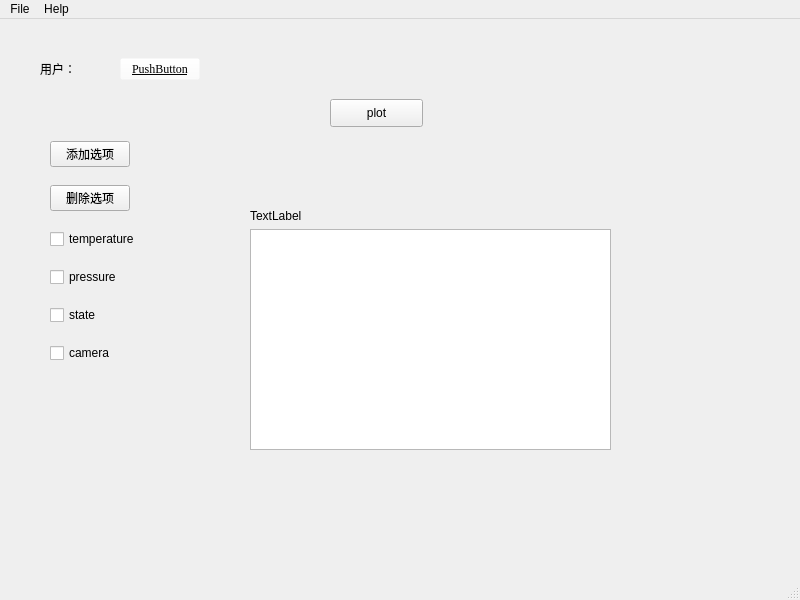
<?xml version="1.0" encoding="UTF-8"?>
<ui version="4.0">
 <class>MainWin</class>
 <widget class="QMainWindow" name="MainWin">
  <property name="geometry">
   <rect>
    <x>0</x>
    <y>0</y>
    <width>800</width>
    <height>600</height>
   </rect>
  </property>
  <property name="windowTitle">
   <string>MainWin</string>
  </property>
  <property name="windowIcon">
   <iconset>
    <normaloff>nakelulu.jpg</normaloff>nakelulu.jpg</iconset>
  </property>
  <widget class="QWidget" name="centralwidget">
   <widget class="QWidget" name="verticalLayoutWidget">
    <property name="geometry">
     <rect>
      <x>50</x>
      <y>110</y>
      <width>171</width>
      <height>251</height>
     </rect>
    </property>
    <layout class="QVBoxLayout" name="verticalLayout">
     <item>
      <widget class="QPushButton" name="pushButton_additem">
       <property name="sizePolicy">
        <sizepolicy hsizetype="Fixed" vsizetype="Fixed">
         <horstretch>0</horstretch>
         <verstretch>0</verstretch>
        </sizepolicy>
       </property>
       <property name="text">
        <string>添加选项</string>
       </property>
      </widget>
     </item>
     <item>
      <widget class="QPushButton" name="pushButton_deleteitem">
       <property name="sizePolicy">
        <sizepolicy hsizetype="Fixed" vsizetype="Fixed">
         <horstretch>0</horstretch>
         <verstretch>0</verstretch>
        </sizepolicy>
       </property>
       <property name="text">
        <string>删除选项</string>
       </property>
      </widget>
     </item>
     <item>
      <widget class="QCheckBox" name="checkBox">
       <property name="text">
        <string>temperature</string>
       </property>
      </widget>
     </item>
     <item>
      <widget class="QCheckBox" name="checkBox_2">
       <property name="text">
        <string>pressure</string>
       </property>
      </widget>
     </item>
     <item>
      <widget class="QCheckBox" name="checkBox_3">
       <property name="text">
        <string>state</string>
       </property>
      </widget>
     </item>
     <item>
      <widget class="QCheckBox" name="checkBox_4">
       <property name="text">
        <string>camera</string>
       </property>
      </widget>
     </item>
    </layout>
   </widget>
   <widget class="QPushButton" name="pushButton_plot">
    <property name="geometry">
     <rect>
      <x>330</x>
      <y>80</y>
      <width>93</width>
      <height>28</height>
     </rect>
    </property>
    <property name="sizePolicy">
     <sizepolicy hsizetype="Expanding" vsizetype="Expanding">
      <horstretch>0</horstretch>
      <verstretch>0</verstretch>
     </sizepolicy>
    </property>
    <property name="text">
     <string>plot</string>
    </property>
   </widget>
   <widget class="QWidget" name="verticalLayoutWidget_2">
    <property name="geometry">
     <rect>
      <x>250</x>
      <y>190</y>
      <width>361</width>
      <height>241</height>
     </rect>
    </property>
    <layout class="QVBoxLayout" name="verticalLayout_2">
     <item>
      <widget class="QLabel" name="label">
       <property name="text">
        <string>TextLabel</string>
       </property>
      </widget>
     </item>
     <item>
      <widget class="QTextBrowser" name="textBrowser">
       <property name="frameShape">
        <enum>QFrame::StyledPanel</enum>
       </property>
      </widget>
     </item>
    </layout>
   </widget>
   <widget class="QWidget" name="horizontalLayoutWidget">
    <property name="geometry">
     <rect>
      <x>40</x>
      <y>10</y>
      <width>160</width>
      <height>80</height>
     </rect>
    </property>
    <layout class="QHBoxLayout" name="horizontalLayout">
     <item>
      <widget class="QLabel" name="label_2">
       <property name="text">
        <string>用户：</string>
       </property>
      </widget>
     </item>
     <item>
      <widget class="QPushButton" name="pushButton_user">
       <property name="font">
        <font>
         <family>Times New Roman</family>
         <underline>true</underline>
        </font>
       </property>
       <property name="cursor">
        <cursorShape>PointingHandCursor</cursorShape>
       </property>
       <property name="styleSheet">
        <string notr="true">QPushButton{
	background-color: rgba(255, 255, 255, 0);
}</string>
       </property>
       <property name="text">
        <string>PushButton</string>
       </property>
      </widget>
     </item>
    </layout>
   </widget>
  </widget>
  <widget class="QMenuBar" name="menubar">
   <property name="geometry">
    <rect>
     <x>0</x>
     <y>0</y>
     <width>800</width>
     <height>26</height>
    </rect>
   </property>
   <widget class="QMenu" name="menuFile">
    <property name="title">
     <string>File</string>
    </property>
    <addaction name="actionNew"/>
    <addaction name="actionOpen"/>
    <addaction name="actionExit"/>
   </widget>
   <widget class="QMenu" name="menuHelp">
    <property name="title">
     <string>Help</string>
    </property>
   </widget>
   <addaction name="menuFile"/>
   <addaction name="menuHelp"/>
  </widget>
  <widget class="QStatusBar" name="statusbar"/>
  <action name="actionNew">
   <property name="text">
    <string>New</string>
   </property>
  </action>
  <action name="actionOpen">
   <property name="text">
    <string>Open</string>
   </property>
  </action>
  <action name="actionExit">
   <property name="text">
    <string>Exit</string>
   </property>
  </action>
  <action name="actionHelp">
   <property name="text">
    <string>Help</string>
   </property>
  </action>
 </widget>
 <resources/>
 <connections/>
</ui>
